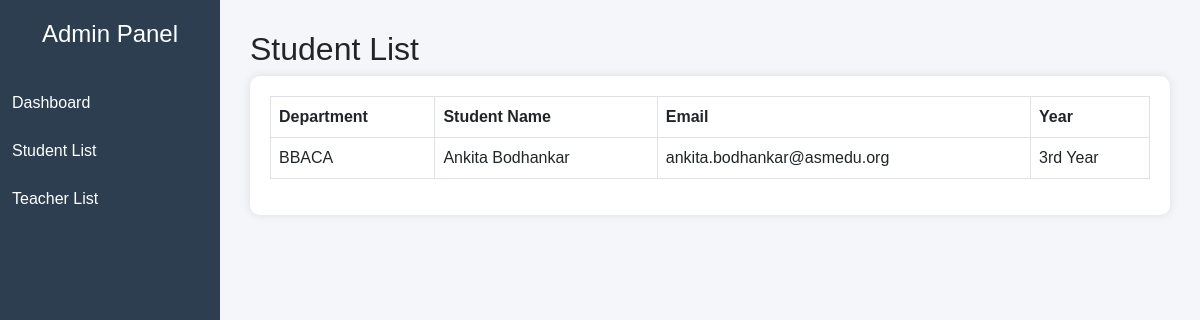
/student_list (signed in), run on an earlier commit of the app's database.
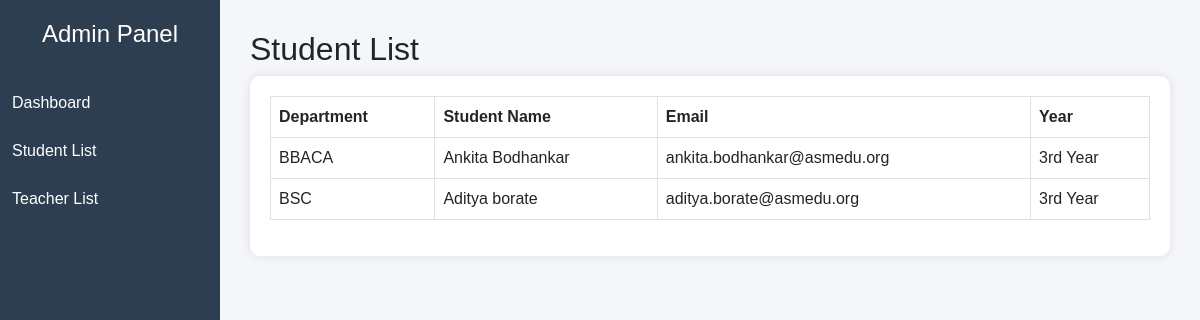
And on a later commit of the database.
### tables this page shows
CREATE TABLE users(
    id INTEGER PRIMARY KEY AUTOINCREMENT,
    name TEXT,
    email TEXT UNIQUE,
    password TEXT,
    role TEXT,
    department TEXT,
    year TEXT
);

### app.py (the view)
@app.route("/student_list")
def student_list():
    if session.get("role") != "admin":
        return redirect("/")
    conn = sqlite3.connect("saba.db")
    cursor = conn.cursor()
    cursor.execute("SELECT name,email,department,year FROM users WHERE role='student'")
    students = cursor.fetchall()
    conn.close()
    return render_template("student_list.html", students=students)

### templates/student_list.html (shortened to what this page needs)
<!DOCTYPE html>
<html>
<head>
<link rel="stylesheet"
href="https://cdn.jsdelivr.net/npm/bootstrap@5.3.0/dist/css/bootstrap.min.css">
</head>
<body>
<div class="sidebar">
<h4>Admin Panel</h4>
<a href="/admin">Dashboard</a>
<a href="/student_list">Student List</a>
<a href="/teacher_list">Teacher List</a>
</div>
<div class="main">
<h2>Student List</h2>
<div class="card-box">
<table class="table table-bordered">
<tr>
<th>Department</th>
<th>Student Name</th>
<th>Email</th>
<th>Year</th>
</tr>
{% for s in students %}
<tr>
<td>{{ s[2] }}</td>
<td>{{ s[0] }}</td>
<td>{{ s[1] }}</td>
<td>{{ s[3] }}</td>
</tr>
{% endfor %}
</table>
</div>
</div>
</body>
</html>

### templates/student_list.html (style rules this page uses)
body { background:#f4f6f9; font-family:Arial; }
.sidebar { width:220px; height:100vh; background:#2c3e50; position:fixed; color:white; padding-top:20px; }
.sidebar h4 { text-align:center; margin-bottom:30px; }
.sidebar a { display:block; color:white; padding:12px; text-decoration:none; }
.main { margin-left:220px; padding:30px; }
.card-box { background:white; padding:20px; border-radius:10px; box-shadow:0 0 10px rgba(0,0,0,0.1); }

What changed in the data, as far as the page shows it:
added users: department "BSC", name "Aditya borate", email "aditya.borate@asmedu.org", year "3rd Year"
